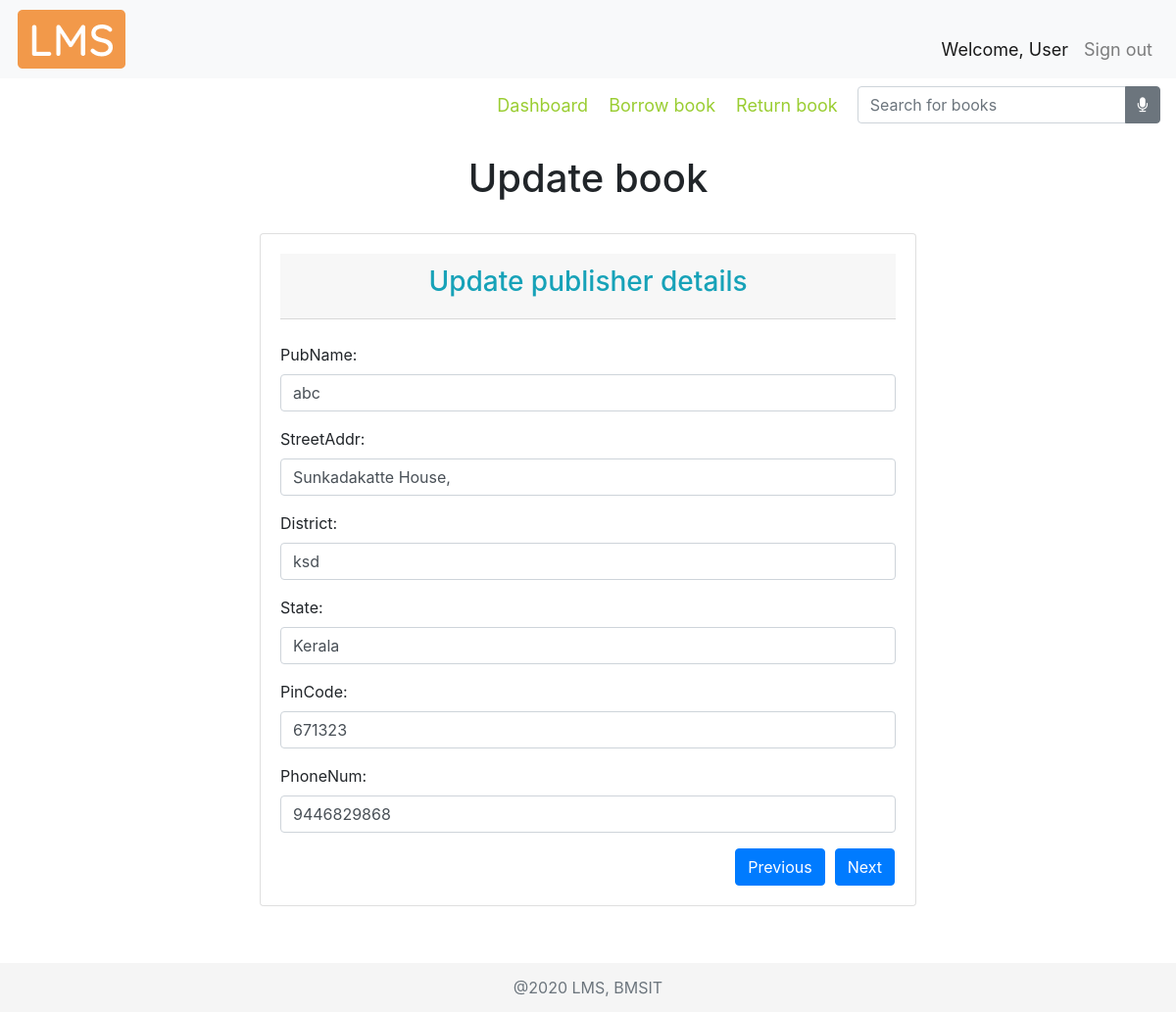
/updatepublisherdetails/2/, run on an earlier commit of the app's database.
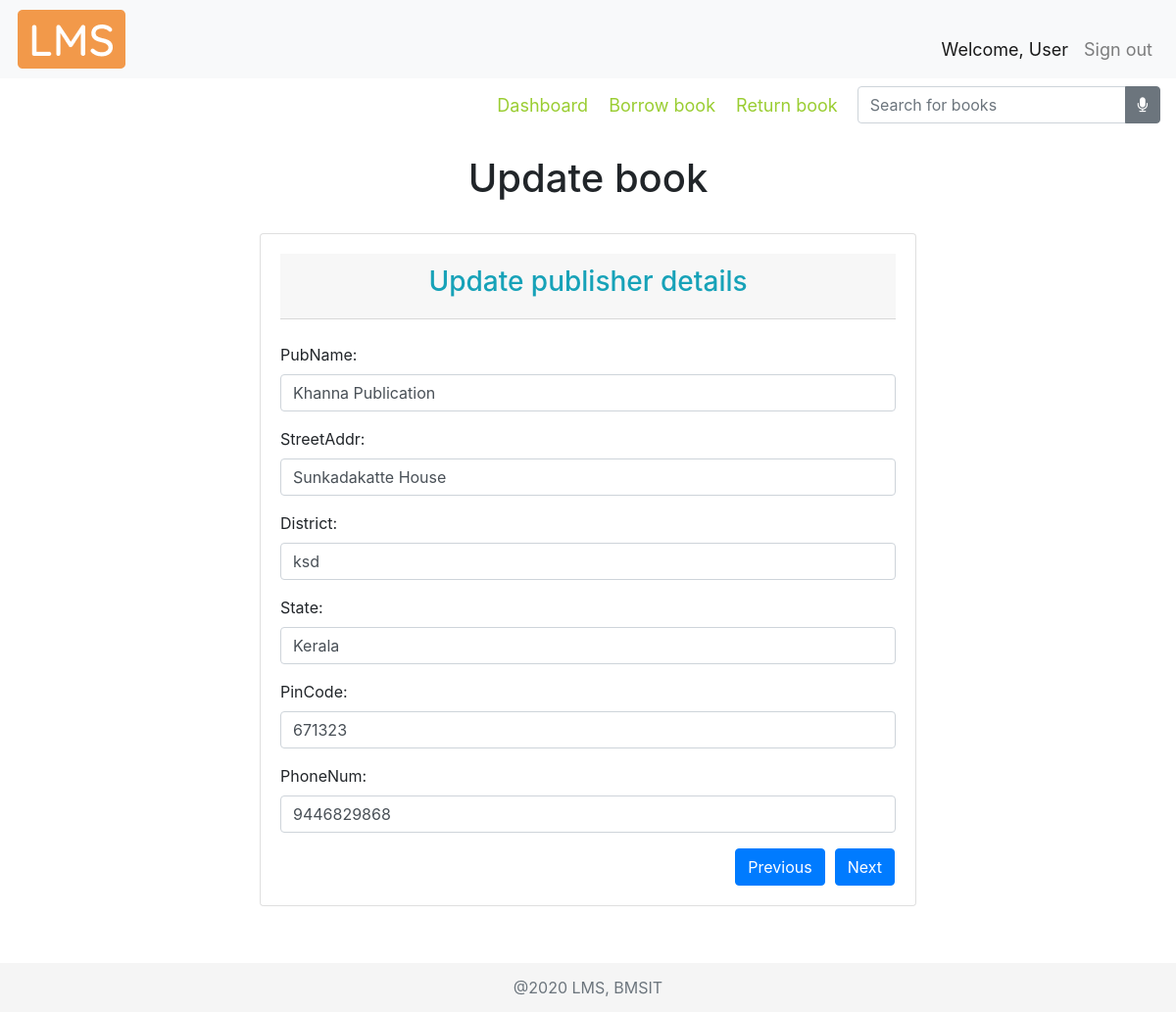
And on a later commit of the database.
### libraryApp/models.py (models this page shows, shortened)
class PUBLISHER(models.Model):
    pubName = models.CharField(max_length=30)
    streetAddr = models.CharField(max_length=50)
    district = models.CharField(max_length=20)
    state = models.CharField(max_length=20)
    pinCode = models.CharField(max_length=6)
    phoneNum = models.CharField(max_length=10)

### libraryApp/views.py (the view)
# urls.py: path('updatepublisherdetails/<str:pk>/', views.updatePublisherDetails, name="updatepublisherdetail"),
def updatePublisherDetails(request, pk):
    publisherDetails = 'libraryApp/add_publisher_details.html'
    publishers = PUBLISHER.objects.get(id=pk)
    addPublisherForm = AddPublisherForm(instance=publishers)
    if request.method == "POST":
        addPublisherForm = AddPublisherForm(request.POST, instance=publishers)
        if addPublisherForm.is_valid():
            addPublisherForm.save()
            print("REQUEST:", request.POST)
            return redirect(updateAuthorDetails, option="update")
    context = {
        'publishers' : publishers,
        'addPublisherForm' : addPublisherForm,
        'option' : 'Update'
    }
    return render(request, publisherDetails, context)

### libraryApp/forms.py
class AddPublisherForm(ModelForm):
    class Meta:
        model = PUBLISHER
        fields = '__all__'

### libraryApp/templates/libraryApp/add_publisher_details.html (shortened to what this page needs)
{% extends 'libraryApp/add_book_template.html' %}
{% load static %}
{% load widget_tweaks %}
{% block content %}
<h1 class="text-center">{{option}} book</h1>
<br>
<div class="container">
    <div class="card card-body">
        <form method="POST">
            <div class="card-header text-center">
                <h3 class="text-info">{{option}} publisher details</h3>
            </div>
            <br>
            <div class="" id="addPubForm">
                {% for field in addPublisherForm.visible_fields %}
                <div class="form-group">
                    {{ field.label_tag }}
                    {% render_field field class="form-control" %}
                </div>
                {% endfor %}
            </div>
            <div class="row justify-content-end">
                <a href="javascript:window.history.back()"><button type="button" class="btn btn-primary"
                        style="margin-right: 10px;">Previous</button></a>
                <button type="submit" class="btn btn-primary mr-3">Next</button>
            </div>
        </form>
    </div>
</div>
<br>
{% endblock %}

What changed in the data, as far as the page shows it:
changed PUBLISHER "ksd": pubName "abc" → "Khanna Publication"; streetAddr "Sunkadakatte House," → "Sunkadakatte House"
